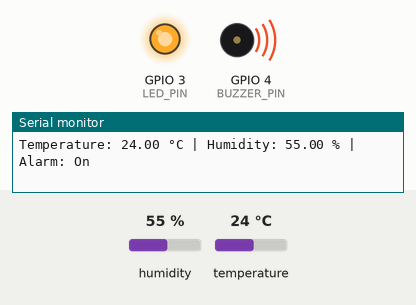
This sketch was run on a simulated ESP32. On the bench: output pins drawn as LEDs (lit = HIGH), buzzer (waves = sounding, pin HIGH), the last lines printed to the serial monitor. The inputs (shaded band) are chosen by the test bench; at power-on: temperature 24 °C, humidity 55 %.

Above: at 3.8 s.
3.9 s: temperature set to 21 °C
6.7 s: temperature set to 18 °C
At 7.5 s:
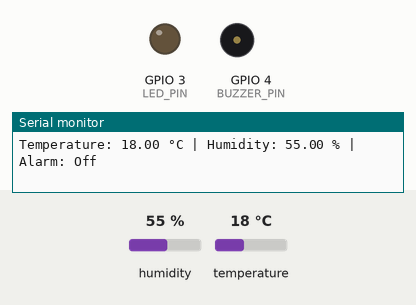
9.5 s: temperature set to 28 °C
At 12.3 s:
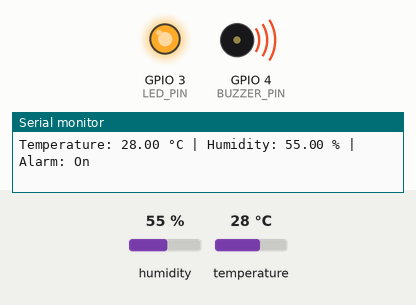
12.6 s: temperature set to 12 °C
At 13.5 s:
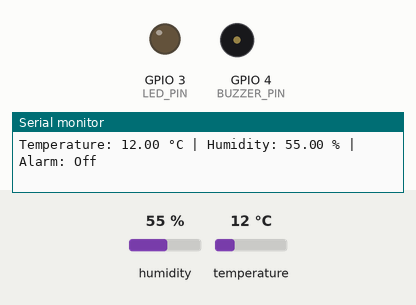
Timing chart, 0 to 15.6 s (numbered marks = the images above; inputs shaded):
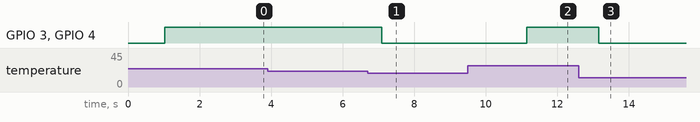

The sketch:

arduino-prototype.ino
```cpp
#include <DHT.h>

//Pins
#define DHTPIN 2         //DHT11 pin
#define DHTTYPE DHT11    //DHT type
#define LED_PIN 3        //led pin
#define BUZZER_PIN 4     //buzzer pin

#define TEMP_THRESHOLD 20.0 //triggers the alarm if temperature exceeds 20ºC

// Initialize the sensor
DHT dht(DHTPIN, DHTTYPE);

void setup() {
  Serial.begin(9600);//

  //initialize led and buzzer
  pinMode(LED_PIN, OUTPUT);
  pinMode(BUZZER_PIN, OUTPUT);

  //start the dht11 sensor
  dht.begin();

  Serial.println("Hello!");
}

void loop() {
  //1 second delay
  delay(1000);

  //read humidity and temperature
  float humidity = dht.readHumidity();
  float temperature = dht.readTemperature();

  //check if any reads failed
  if (isnan(humidity) || isnan(temperature)) {
    Serial.println("Error: Failed to read from DHT11 sensor! Check the cables.");
    return;
  }

  bool alarmActive = false;

  if (temperature >= TEMP_THRESHOLD) {
    alarmActive = true;
    digitalWrite(LED_PIN, HIGH);     //turns on led
    digitalWrite(BUZZER_PIN, HIGH);  //turns on buzzer
  } else {
    alarmActive = false;
    digitalWrite(LED_PIN, LOW);      //turns off led
    digitalWrite(BUZZER_PIN, LOW);   //turns off buzzer
  }

  //print results to the serial monitor
  Serial.print("Temperature: ");
  Serial.print(temperature);
  Serial.print(" °C | Humidity: ");
  Serial.print(humidity);
  Serial.print(" % | Alarm: ");
  Serial.println(alarmActive ? "On" : "Off");
}
```

Measured:
- the behaviour switches between 20 and 19 °C on temperature (found by bisection; images 0 and 1)
- after the input at 6.7 s, GPIO 3 (LED_PIN), GPIO 4 (BUZZER_PIN): HIGH → LOW after 0.40 s
- after the input at 9.5 s, GPIO 3 (LED_PIN), GPIO 4 (BUZZER_PIN): LOW → HIGH after 1.6 s
- after the input at 12.6 s, GPIO 3 (LED_PIN), GPIO 4 (BUZZER_PIN): HIGH → LOW after 0.57 s
